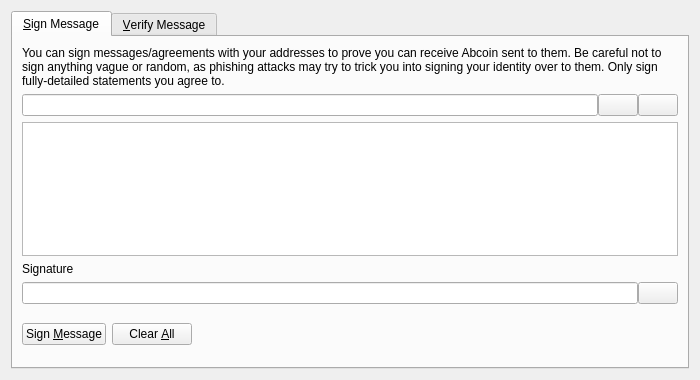
<?xml version="1.0" encoding="UTF-8"?>
<ui version="4.0">
 <class>SignVerifyMessageDialog</class>
 <widget class="QDialog" name="SignVerifyMessageDialog">
  <property name="geometry">
   <rect>
    <x>0</x>
    <y>0</y>
    <width>700</width>
    <height>380</height>
   </rect>
  </property>
  <property name="windowTitle">
   <string>Signatures - Sign / Verify a Message</string>
  </property>
  <property name="modal">
   <bool>true</bool>
  </property>
  <layout class="QVBoxLayout" name="verticalLayout">
   <item>
    <widget class="QTabWidget" name="tabWidget">
     <property name="currentIndex">
      <number>0</number>
     </property>
     <widget class="QWidget" name="tabSignMessage">
      <attribute name="title">
       <string>&amp;Sign Message</string>
      </attribute>
      <layout class="QVBoxLayout" name="verticalLayout_SM">
       <item>
        <widget class="QLabel" name="infoLabel_SM">
         <property name="text">
          <string>You can sign messages/agreements with your addresses to prove you can receive Abcoin sent to them. Be careful not to sign anything vague or random, as phishing attacks may try to trick you into signing your identity over to them. Only sign fully-detailed statements you agree to.</string>
         </property>
         <property name="textFormat">
          <enum>Qt::PlainText</enum>
         </property>
         <property name="wordWrap">
          <bool>true</bool>
         </property>
        </widget>
       </item>
       <item>
        <layout class="QHBoxLayout" name="horizontalLayout_1_SM">
         <property name="spacing">
          <number>0</number>
         </property>
         <item>
          <widget class="QValidatedLineEdit" name="addressIn_SM">
           <property name="toolTip">
            <string>The Abcoin address to sign the message with</string>
           </property>
          </widget>
         </item>
         <item>
          <widget class="QPushButton" name="addressBookButton_SM">
           <property name="toolTip">
            <string>Choose previously used address</string>
           </property>
           <property name="text">
            <string/>
           </property>
           <property name="shortcut">
            <string>Alt+A</string>
           </property>
           <property name="autoDefault">
            <bool>false</bool>
           </property>
          </widget>
         </item>
         <item>
          <widget class="QPushButton" name="pasteButton_SM">
           <property name="toolTip">
            <string>Paste address from clipboard</string>
           </property>
           <property name="text">
            <string/>
           </property>
           <property name="shortcut">
            <string>Alt+P</string>
           </property>
           <property name="autoDefault">
            <bool>false</bool>
           </property>
          </widget>
         </item>
        </layout>
       </item>
       <item>
        <widget class="QPlainTextEdit" name="messageIn_SM">
         <property name="toolTip">
          <string>Enter the message you want to sign here</string>
         </property>
        </widget>
       </item>
       <item>
        <widget class="QLabel" name="signatureLabel_SM">
         <property name="text">
          <string>Signature</string>
         </property>
         <property name="textFormat">
          <enum>Qt::PlainText</enum>
         </property>
        </widget>
       </item>
       <item>
        <layout class="QHBoxLayout" name="horizontalLayout_2_SM">
         <property name="spacing">
          <number>0</number>
         </property>
         <item>
          <widget class="QLineEdit" name="signatureOut_SM">
           <property name="font">
            <font>
             <italic>true</italic>
            </font>
           </property>
           <property name="readOnly">
            <bool>true</bool>
           </property>
          </widget>
         </item>
         <item>
          <widget class="QPushButton" name="copySignatureButton_SM">
           <property name="toolTip">
            <string>Copy the current signature to the system clipboard</string>
           </property>
           <property name="text">
            <string/>
           </property>
           <property name="autoDefault">
            <bool>false</bool>
           </property>
          </widget>
         </item>
        </layout>
       </item>
       <item>
        <layout class="QHBoxLayout" name="horizontalLayout_3_SM">
         <item>
          <widget class="QPushButton" name="signMessageButton_SM">
           <property name="toolTip">
            <string>Sign the message to prove you own this Abcoin address</string>
           </property>
           <property name="text">
            <string>Sign &amp;Message</string>
           </property>
           <property name="autoDefault">
            <bool>false</bool>
           </property>
          </widget>
         </item>
         <item>
          <widget class="QPushButton" name="clearButton_SM">
           <property name="toolTip">
            <string>Reset all sign message fields</string>
           </property>
           <property name="text">
            <string>Clear &amp;All</string>
           </property>
           <property name="autoDefault">
            <bool>false</bool>
           </property>
          </widget>
         </item>
         <item>
          <spacer name="horizontalSpacer_1_SM">
           <property name="orientation">
            <enum>Qt::Horizontal</enum>
           </property>
           <property name="sizeHint" stdset="0">
            <size>
             <width>40</width>
             <height>48</height>
            </size>
           </property>
          </spacer>
         </item>
         <item>
          <widget class="QLabel" name="statusLabel_SM">
           <property name="font">
            <font>
             <weight>75</weight>
             <bold>true</bold>
            </font>
           </property>
           <property name="text">
            <string/>
           </property>
           <property name="wordWrap">
            <bool>true</bool>
           </property>
          </widget>
         </item>
         <item>
          <spacer name="horizontalSpacer_2_SM">
           <property name="orientation">
            <enum>Qt::Horizontal</enum>
           </property>
           <property name="sizeHint" stdset="0">
            <size>
             <width>40</width>
             <height>48</height>
            </size>
           </property>
          </spacer>
         </item>
        </layout>
       </item>
      </layout>
     </widget>
     <widget class="QWidget" name="tabVerifyMessage">
      <attribute name="title">
       <string>&amp;Verify Message</string>
      </attribute>
      <layout class="QVBoxLayout" name="verticalLayout_VM">
       <item>
        <widget class="QLabel" name="infoLabel_VM">
         <property name="text">
          <string>Enter the receiver's address, message (ensure you copy line breaks, spaces, tabs, etc. exactly) and signature below to verify the message. Be careful not to read more into the signature than what is in the signed message itself, to avoid being tricked by a man-in-the-middle attack. Note that this only proves the signing party receives with the address, it cannot prove sendership of any transaction!</string>
         </property>
         <property name="textFormat">
          <enum>Qt::PlainText</enum>
         </property>
         <property name="alignment">
          <set>Qt::AlignLeading|Qt::AlignLeft|Qt::AlignTop</set>
         </property>
         <property name="wordWrap">
          <bool>true</bool>
         </property>
        </widget>
       </item>
       <item>
        <layout class="QHBoxLayout" name="horizontalLayout_1_VM">
         <property name="spacing">
          <number>0</number>
         </property>
         <item>
          <widget class="QValidatedLineEdit" name="addressIn_VM">
           <property name="toolTip">
            <string>The Abcoin address the message was signed with</string>
           </property>
          </widget>
         </item>
         <item>
          <widget class="QPushButton" name="addressBookButton_VM">
           <property name="toolTip">
            <string>Choose previously used address</string>
           </property>
           <property name="text">
            <string/>
           </property>
           <property name="shortcut">
            <string>Alt+A</string>
           </property>
           <property name="autoDefault">
            <bool>false</bool>
           </property>
          </widget>
         </item>
        </layout>
       </item>
       <item>
        <widget class="QPlainTextEdit" name="messageIn_VM"/>
       </item>
       <item>
        <widget class="QValidatedLineEdit" name="signatureIn_VM"/>
       </item>
       <item>
        <layout class="QHBoxLayout" name="horizontalLayout_2_VM">
         <item>
          <widget class="QPushButton" name="verifyMessageButton_VM">
           <property name="toolTip">
            <string>Verify the message to ensure it was signed with the specified Abcoin address</string>
           </property>
           <property name="text">
            <string>Verify &amp;Message</string>
           </property>
           <property name="autoDefault">
            <bool>false</bool>
           </property>
          </widget>
         </item>
         <item>
          <widget class="QPushButton" name="clearButton_VM">
           <property name="toolTip">
            <string>Reset all verify message fields</string>
           </property>
           <property name="text">
            <string>Clear &amp;All</string>
           </property>
           <property name="autoDefault">
            <bool>false</bool>
           </property>
          </widget>
         </item>
         <item>
          <spacer name="horizontalSpacer_1_VM">
           <property name="orientation">
            <enum>Qt::Horizontal</enum>
           </property>
           <property name="sizeHint" stdset="0">
            <size>
             <width>40</width>
             <height>48</height>
            </size>
           </property>
          </spacer>
         </item>
         <item>
          <widget class="QLabel" name="statusLabel_VM">
           <property name="font">
            <font>
             <weight>75</weight>
             <bold>true</bold>
            </font>
           </property>
           <property name="text">
            <string/>
           </property>
           <property name="wordWrap">
            <bool>true</bool>
           </property>
          </widget>
         </item>
         <item>
          <spacer name="horizontalSpacer_2_VM">
           <property name="orientation">
            <enum>Qt::Horizontal</enum>
           </property>
           <property name="sizeHint" stdset="0">
            <size>
             <width>40</width>
             <height>48</height>
            </size>
           </property>
          </spacer>
         </item>
        </layout>
       </item>
      </layout>
     </widget>
    </widget>
   </item>
  </layout>
 </widget>
 <customwidgets>
  <customwidget>
   <class>QValidatedLineEdit</class>
   <extends>QLineEdit</extends>
   <header>qvalidatedlineedit.h</header>
  </customwidget>
 </customwidgets>
 <resources>
  <include location="../abcoin.qrc"/>
 </resources>
 <connections/>
</ui>
